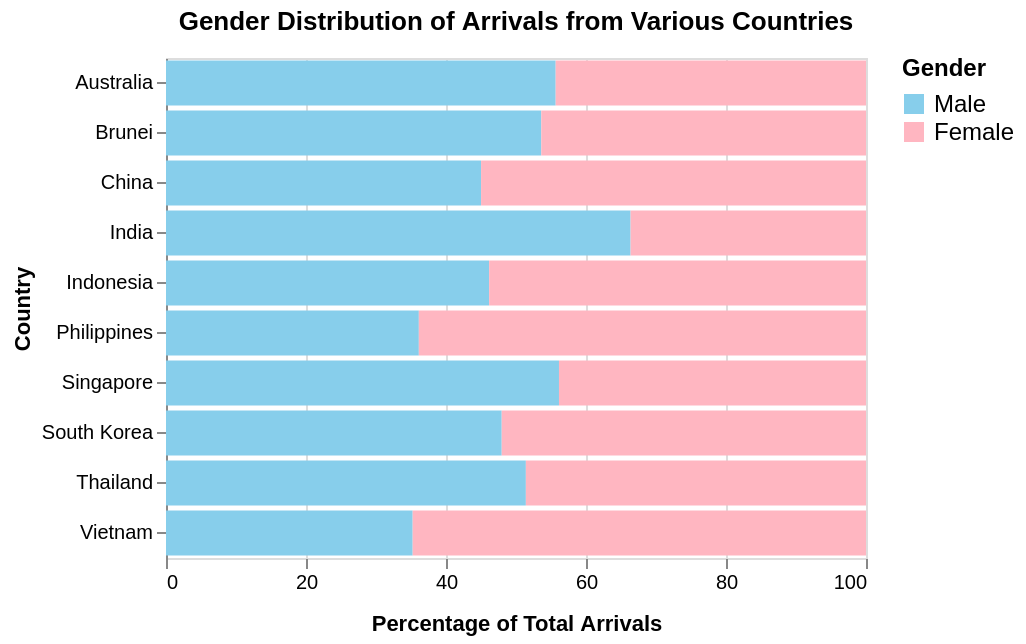

The Vega-Lite source for this figure:
### Vega-Lite specification from a JSON file in a GitHub repository (floating-point values rounded to 4 significant figures)
{"$schema": "https://vega.github.io/schema/vega-lite/v5.json", "title": {"text": "Gender Distribution of Arrivals from Various Countries", "fontSize": 13, "titlePadding": 20, "align": "center", "dy": -7}, "data": {"values": [{"country": "Singapore", "gender": "Male", "percentage": 56.14}, {"country": "Singapore", "gender": "Female", "percentage": 43.86}, {"country": "Brunei", "gender": "Male", "percentage": 53.61}, {"country": "Brunei", "gender": "Female", "percentage": 46.39}, {"country": "Australia", "gender": "Male", "percentage": 55.67}, {"country": "Australia", "gender": "Female", "percentage": 44.33}, {"country": "China", "gender": "Male", "percentage": 45.01}, {"country": "China", "gender": "Female", "percentage": 54.99}, {"country": "India", "gender": "Male", "percentage": 66.37}, {"country": "India", "gender": "Female", "percentage": 33.63}, {"country": "Indonesia", "gender": "Male", "percentage": 46.16}, {"country": "Indonesia", "gender": "Female", "percentage": 53.84}, {"country": "Philippines", "gender": "Male", "percentage": 36.12}, {"country": "Philippines", "gender": "Female", "percentage": 63.88}, {"country": "South Korea", "gender": "Male", "percentage": 47.96}, {"country": "South Korea", "gender": "Female", "percentage": 52.04}, {"country": "Thailand", "gender": "Male", "percentage": 51.41}, {"country": "Thailand", "gender": "Female", "percentage": 48.59}, {"country": "Vietnam", "gender": "Male", "percentage": 35.24}, {"country": "Vietnam", "gender": "Female", "percentage": 64.76}]}, "selection": {"GenderSelection": {"type": "single", "fields": ["gender"], "bind": {"input": "select", "options": [null, "Male", "Female"], "labels": ["Both", "Male", "Female"], "name": "Select Gender"}, "empty": "all"}}, "transform": [{"filter": {"or": [{"field": "gender", "equal": "Male"}, {"field": "gender", "equal": "Female"}, {"selection": "GenderSelection", "empty": "all"}]}}], "mark": "bar", "encoding": {"x": {"field": "percentage", "type": "quantitative", "axis": {"title": "Percentage of Total Arrivals", "titlePadding": 10, "format": ".0f", "grid": true, "labelAngle": 0, "tickCount": 6, "domain": false}, "scale": {"domain": [0, 100]}}, "y": {"field": "country", "type": "nominal", "axis": {"title": "Country", "labelAngle": 0}}, "color": {"field": "gender", "type": "nominal", "scale": {"domain": ["Male", "Female"], "range": ["#87CEEB", "#FFB6C1"]}, "legend": {"title": "Gender", "orient": "right", "titleFontSize": 12, "labelFontSize": 12}}, "tooltip": [{"field": "country", "type": "nominal", "title": "Country"}, {"field": "gender", "type": "nominal", "title": "Gender"}, {"field": "percentage", "type": "quantitative", "title": "Percentage of Arrivals", "format": ".1f"}]}, "width": 350, "height": 250}
